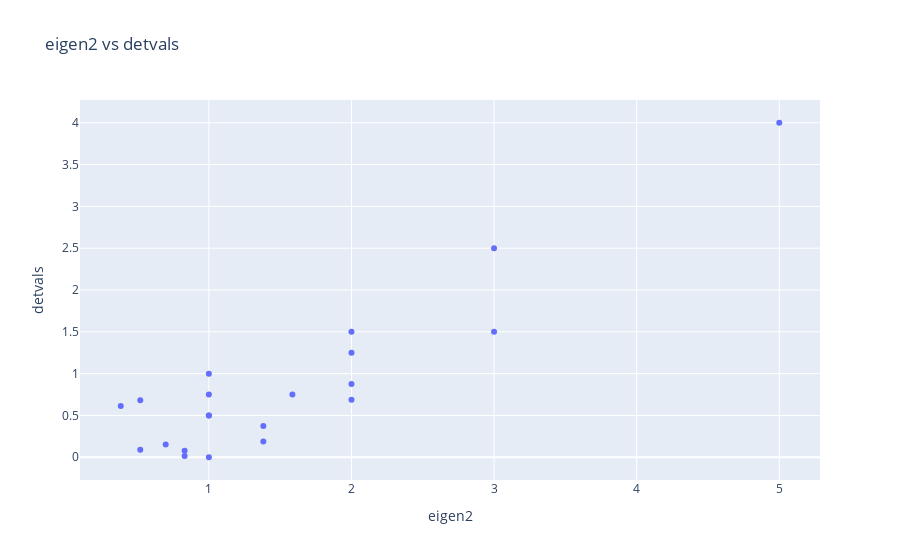

This figure's notebook cell:
### Code cell
import plotly.express as px
import pandas as pd
r1 = [i for i in range(len(eigen2))]
df = pd.DataFrame(data={'r1': r1, 'eigen2': eigen2, 'detvals': detvals})
fig = px.scatter(df, x='eigen2', y='detvals', title="eigen2 vs detvals", hover_data=['r1'])
# fig.update_traces(mode="markers+lines")

fig.show()

### Figure 1 — Plotly figure (JSON) as saved in the notebook; plotly's stock layout.template omitted (floating-point values rounded to 4 significant figures)
{"data": [{"customdata": [[0], [1], [2], [3], [4], [5], [6], [7], [8], [9], [10], [11], [12], [13], [14], [15], [16], [17], [18], [19], [20]], "hovertemplate": "eigen2=%{x}<br>detvals=%{y}<br>r1=%{customdata[0]}<extra></extra>", "legendgroup": "", "marker": {"color": "#636efa", "symbol": "circle"}, "mode": "markers", "name": "", "orientation": "v", "showlegend": false, "type": "scatter", "x": [1.0, 0.5188, 1.0, 0.6972, 0.8299, 1.0, 2.0, 2.0, 0.382, 0.5188, 1.0, 0.8299, 1.0, 1.382, 1.382, 1.586, 2.0, 2.0, 3, 3.0, 5.0], "xaxis": "x", "y": [0.5, 0.09028, 0.5, 0.1528, 0.07639, 0.75, 0.6875, 1.25, 0.6123, 0.6806, 2.22e-16, 0.01389, 1, 0.1875, 0.375, 0.75, 1.5, 0.875, 1.5, 2.5, 4.0], "yaxis": "y"}], "layout": {"legend": {"tracegroupgap": 0}, "title": {"text": "eigen2 vs detvals"}, "xaxis": {"anchor": "y", "domain": [0, 1], "title": {"text": "eigen2"}}, "yaxis": {"anchor": "x", "domain": [0, 1], "title": {"text": "detvals"}}}}
